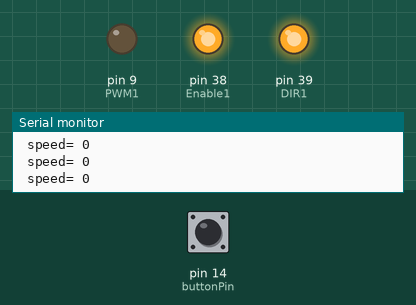
Recording of a sketch running on a simulated Arduino Mega 2560, built with avr-gcc and run on an emulated ATmega2560. Parts: output pins drawn as LEDs (lit = HIGH), the last lines printed to the serial monitor. The inputs (shaded band) are chosen by the test bench; at power-on: pin 14 (buttonPin) LOW.

Above: at 1.8 s.
1.9 s: pin 14 (buttonPin) pulled HIGH for 3.2 s
At 5.5 s:
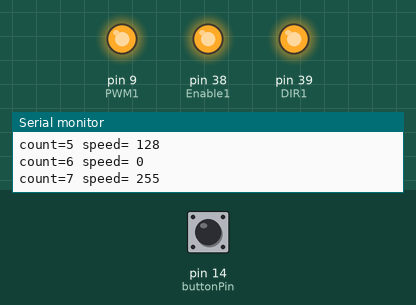
6.6 s: pin 14 (buttonPin) pulled HIGH for 0.6 s
At 8.2 s:
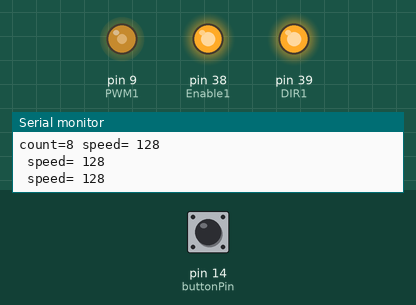
8.7 s: pin 14 (buttonPin) pulled HIGH for 1 s
At 10.2 s:
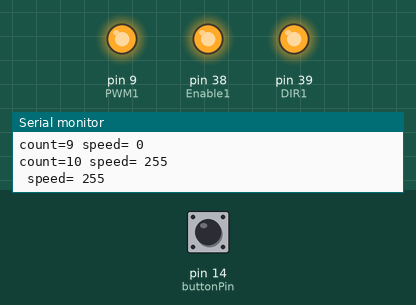
Timing chart, 0 to 11.7 s (numbered marks = the images above; inputs shaded):
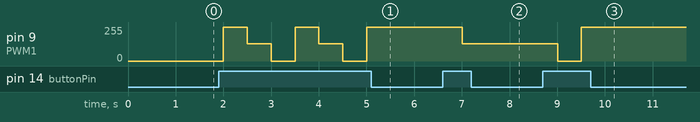

The sketch:

HW9-2_202055501.ino
```cpp
//connect a button to digital pin 14 and change the speed with every button press
//stop to rotate
//rotating with half of the max speed
//rotating with max speed

int Enable1 = 38;
int PWM1 = 9;
int DIR1 = 39;

int buttonPin = 14;
int speed = 0, count = 0;
boolean direction = true, isPressed=false;


void setup() {
  // put your setup code here, to run once:
  pinMode(Enable1, OUTPUT);
  pinMode(PWM1, OUTPUT);
  pinMode(DIR1, OUTPUT);

  digitalWrite(Enable1, HIGH);
  digitalWrite(DIR1,HIGH);  //forward rotation
  digitalWrite(PWM1,!direction); //initial speed max
  pinMode(buttonPin, INPUT);
  Serial.begin(9600);
}

void loop() {
  // put your main code here, to run repeatedly:
  if(digitalRead(buttonPin) ){
    count++;
    //isPressed = !isPressed;
    Serial.print("count=" + String(count));
  }
  if(count%3==0)
  {
    speed = 0;
  }
  else if(count%3==1) {
    speed = 255;
  }
  else if(count%3==2){
    speed = 128;
  }
  Serial.println(" speed= " + String(speed));
  analogWrite(PWM1,speed);
  delay(500);

}
```

Measured:
- after the input at 1.9 s, pin 9 (PWM1): 0/255 → 255/255 after 0.10 s, → 128/255 0.50 s later, → 0/255 0.50 s later, → 255/255 0.50 s later, … (7 changes in this stretch)
- after the input at 6.6 s, pin 9 (PWM1): 255/255 → 128/255 after 0.41 s
- after the input at 8.7 s, pin 9 (PWM1): 128/255 → 0/255 after 0.31 s, → 255/255 0.50 s later
